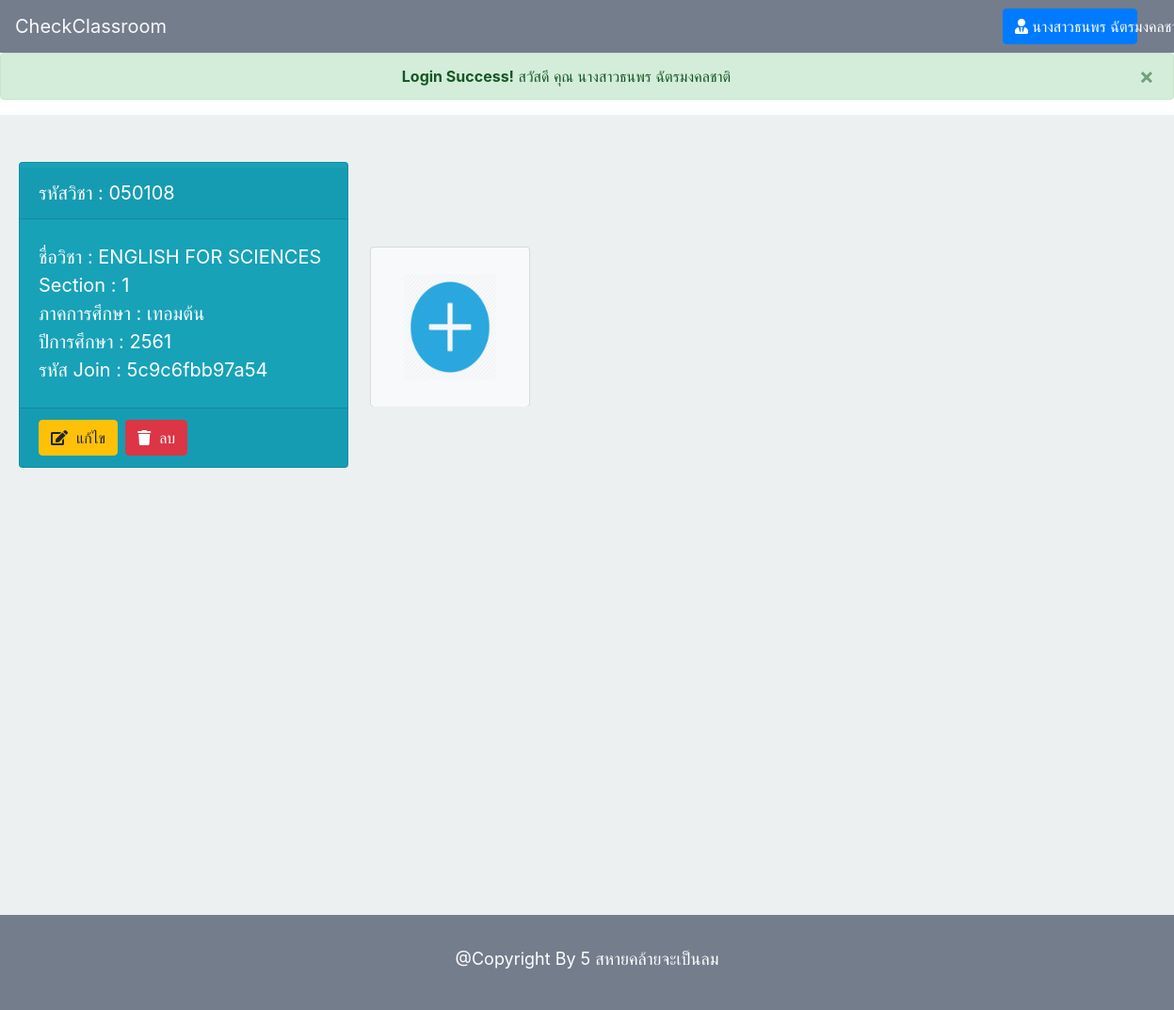
/admin/admin_home.php (signed in), run on the app's committed database.
### tables this page shows
CREATE TABLE `classroom` (
  `id` int(10) NOT NULL,
  `c_id` varchar(10) NOT NULL,
  `c_name` varchar(255) NOT NULL,
  `c_password` varchar(14) NOT NULL,
  `c_year` varchar(20) NOT NULL,
  `c_term` int(1) NOT NULL,
  `c_sec` int(3) NOT NULL,
  `l_username` varchar(30) NOT NULL,
  `t_username` varchar(50) DEFAULT NULL
);

### admin/admin_home.php (the view, shortened to what the rows shown need)
<?php
	include '../connect.php';
	$stmt4 = $pdo->prepare("SELECT * FROM ta WHERE t_username = ?");
	$stmt4->bindParam(1,$_SESSION["username"]);
	$stmt4->execute();
	while ($row4=$stmt4->fetch()) {
	 	$rowUser1["t_username"] = $row4["t_username"];
	 }
	$stmt2=$pdo->prepare("SELECT * FROM classroom  WHERE l_username = ? ");
	$stmt2->bindParam(1,$rowUser['l_username']);
	$stmt2->execute();
	$stmt5=$pdo->prepare("SELECT * FROM classroom  WHERE t_username = ? ");
	$stmt5->bindParam(1,$rowUser1['t_username']);
	$stmt5->execute();
	if (!empty($_SESSION['username']) && $_SESSION['permission'] == 1 || $_SESSION['permission'] == 2) { ?>
<!DOCTYPE html>
<html>
<head>
	<link rel="stylesheet" href="https://maxcdn.bootstrapcdn.com/bootstrap/4.0.0/css/bootstrap.min.css">
	<link rel="stylesheet" href="https://use.fontawesome.com/releases/v5.7.2/css/all.css">
	<link rel="stylesheet" type="text/css" href="../style.css">
</head>
<body>
	<div style="padding-top: 50px;padding-bottom: 50px;min-height: 850px;background-color: #ecf0f1;">
		<div class="form-inline d-flex " style="margin-left: 20px;">
			<?php if ($_SESSION['permission'] == 1) { ?>
				<?php while ($row2=$stmt2->fetch()) {?>
				<div class="card-deck my-2 my-lg-0 mr-sm-2 mb-4">
				<div class="card  bg-info zoomclass mb-4">
					<a id="detail_class.php?id=<?=$row2['id']?>" href="detail_class.php?id=<?=$row2['id']?>&c_id=<?=$row2['c_id']?>&c_sec=<?=$row2['c_sec']?>">
						<div class="card-header" style=" margin-top: 5px;">
							<p class="card-text text-white" style="font-size: 20px;"> รหัสวิชา : <?=$row2['c_id']?> </p>
						</div>
						<div class="card-body" style="margin-top: 5px;">
							<div class="from-group mr-sm-2">
								<p class="card-text text-white" style="font-size: 20px;"> ชื่อวิชา : <?=$row2['c_name']?> </p>
							</div>
							<div class="from-group mr-sm-2">
								<p class="card-text text-white" style="font-size: 20px;"> Section : <?=$row2['c_sec']?> </p>
							</div>
							<div class="from-group mr-sm-2">
							<?php if ($row2['c_term'] == 1) { ?>
								<p class="card-text text-white" style="font-size: 20px;"> ภาคการศึกษา : เทอมต้น </p>
							<?php } elseif ($row2['c_term'] == 2) { ?>
								<p class="card-text text-white" style="font-size: 20px;"> ภาคการศึกษา : เทอมปลาย </p>
							<?php } elseif ($row2['c_term'] == 3) { ?>
								<p class="card-text text-white" style="font-size: 20px;"> ภาคการศึกษา : ภาคฤดูร้อน </p>
							<?php } ?>
							</div>
							<div class="from-group mr-sm-2">
								<p class="card-text text-white" style="font-size: 20px;"> ปีการศึกษา : <?=$row2['c_year']?> </p>
							</div>
							<div class="from-group mr-sm-2">
								<p class="card-text text-white" style="font-size: 20px;"> รหัส Join : <?=$row2['c_password']?> </p>
							</div>
						</div>
					</a>
						<div class="card-footer" style="margin-top: 5px;">
							<div class="form-inline" style="text-align: left;">
								<button id="edit_class_button<?=$row2['id']?>" data-target="#edit_class?id=<?=$row2['id']?>" data-toggle="modal" class="btn btn-warning mr-sm-2"><i class="fas fa-edit"></i>&nbsp; แก้ไข </button>
								<button id="delete_class_button<?=$row2['id']?>" data-target="#delete_class?id=<?=$row2['id']?>" data-toggle="modal" class="btn btn-danger mr-sm-2"><i class="fas fa-trash"></i>&nbsp; ลบ </button>
							</div>
						</div>
				</div>
			</div>
			<form action="edit_class.php" method="post" >
			<div class="modal fade" id="edit_class?id=<?=$row2['id']?>" tabindex="-1" role="dialog" aria-labelledby="exampleModalLabel" aria-hidden="true">
				  <div class="modal-dialog modal-dialog-centered" role="document">
				    <div class="modal-content " style="box-shadow: 0px 0px 50px 25px #1e272e;">
				      <div class="modal-header">
				        <h3 class="modal-title" id="exampleModalLabel">Edit Class</h3>
				        <button type="button" class="close" data-dismiss="modal" aria-label="Close">
				          <span aria-hidden="true">&times;</span>
				        </button>
				      </div>
				      <div class="modal-body">
				      	<input type="hidden" name="id" class="form-control col-12"  value="<?=$row2['id']?>">
					     <div class="form-group mb-4">
					     	<label class="text-primary mb-2"> รหัสวิชา : </label>
					     	<input type="text" name="class_id" id="class_id<?=$row2['id']?>"  class="form-control col-12"  value="<?=$row2['c_id']?>">
					     </div>
					     <div class="form-group mb-4">
					     	<label class="text-primary mb-2"> ชื่อคลาส : </label>
					     	<input type="text" name="class_name" id="class_name<?=$row2['id']?>"  class="form-control col-12"  value="<?=$row2['c_name']?>">
					     </div>
					     <div class="form-group mb-4">
					     	<label class="text-primary mb-2"> ปีการศึกษา : </label>
					     	<input type="text" name="class_year" id="class_year<?=$row2['id']?>"  class="form-control col-12"  value="<?=$row2['c_year']?>">
					     </div>
					     <div class="form-group mb-4">
					     	<label class="text-primary mb-2"> ภาคการเรียน : </label>
					     	<input type="text" name="class_term" id="class_term<?=$row2['id']?>"  class="form-control col-12"  value="<?=$row2['c_term']?>">
					     </div>
					     <div class="form-group mb-4">
					     	<label class="text-primary mb-2"> รหัส Join คลาส : </label>
					     	<input type="text" name="class_password" id="class_password<?=$row2['id']?>"  class="form-control col-12" value="<?=$row2['c_password']?>">
					     </div>
					   </div>
				      <div class="modal-footer">
				        <button type="button" class="btn btn-secondary" data-dismiss="modal">Close</button>
				        <button type="submit" class="btn btn-primary" id="edit_class_submit<?=$row2['id']?>" name="edit_class_submit<?=$row2['id']?>"> แก้ไขคลาส </button>
				      </div>
				    </div>
				  </div>
				</div>
			</form>
			<form action="delete_class.php" method="post">
			<div class="modal fade" id="delete_class?id=<?=$row2['id']?>" tabindex="-1" role="dialog" aria-labelledby="exampleModalLabel" aria-hidden="true">
				  <div class="modal-dialog modal-dialog-centered" role="document">
				    <div class="modal-content " style="box-shadow: 0px 0px 50px 25px #1e272e;">
				      <div class="modal-header">
				        <h3 class="modal-title" id="exampleModalLabel">Delete Class</h3>
				        <button type="button" class="close" data-dismiss="modal" aria-label="Close">
				          <span aria-hidden="true">&times;</span>
				        </button>
				      </div>
				      <div class="modal-body">
				      	<input type="hidden" name="id" class="form-control col-12" required="" value="<?=$row2['id']?>">
					     <label class="text-dark" style="font-size: 20px;">คุณแน่ใจหรือไม่ ที่จะลบ : </label><br>
					     <label class="text-danger" style="font-size: 20px;"><?=$row2['c_id']?>&nbsp;<?=$row2['c_name']?> </label>
					   </div>
				      <div class="modal-footer">
				        <button type="button" class="btn btn-secondary" data-dismiss="modal">Close</button>
				        <button type="submit" class="btn btn-danger" id="delete_class_submit<?=$row2['id']?>"> ลบคลาส </button>
				      </div>
				    </div>
				  </div>
				</div>
			</form>
			<?php } ?>
		<?php } elseif ($_SESSION['permission'] == 2) { ?>
				<?php while ($row5=$stmt5->fetch()) {?>
				<div class="card-deck my-2 my-lg-0 mr-sm-2 mb-4">
				<div class="card  bg-info zoomclass mb-4">
					<a id="detail_class.php?id=<?=$row2['id']?>" href="detail_class.php?id=<?=$row5['id']?>&c_id=<?=$row5['c_id']?>&c_sec=<?=$row5['c_sec']?>">
						<div class="card-header" style=" margin-top: 5px;">
							<p class="card-text text-white" style="font-size: 20px;"> รหัสวิชา : <?=$row5['c_id']?> </p>
						</div>
						<div class="card-body" style="margin-top: 5px;">
							<div class="from-group mr-sm-2">
								<p class="card-text text-white" style="font-size: 20px;"> ชื่อวิชา : <?=$row5['c_name']?> </p>
							</div>
							<div class="from-group mr-sm-2">
								<p class="card-text text-white" style="font-size: 20px;"> Section : <?=$row5['c_sec']?> </p>
							</div>
							<div class="from-group mr-sm-2">
							<?php if ($row5['c_term'] == 1) { ?>
								<p class="card-text text-white" style="font-size: 20px;"> ภาคการศึกษา : เทอมต้น </p>
							<?php } elseif ($row5['c_term'] == 2) { ?>
								<p class="card-text text-white" style="font-size: 20px;"> ภาคการศึกษา : เทอมปลาย </p>
							<?php } elseif ($row5['c_term'] == 3) { ?>
								<p class="card-text text-white" style="font-size: 20px;"> ภาคการศึกษา : ภาคฤดูร้อน </p>
							<?php } ?>
							</div>
							<div class="from-group mr-sm-2">
								<p class="card-text text-white" style="font-size: 20px;"> ปีการศึกษา : <?=$row5['c_year']?> </p>
							</div>
							<div class="from-group mr-sm-2">
								<p class="card-text text-white" style="font-size: 20px;"> รหัส Join : <?=$row5['c_password']?> </p>
							</div>
						</div>
					</a>
						<div class="card-footer" style="margin-top: 5px;">
							<div class="form-inline" style="text-align: left;">
								<button id="edit_class_button<?=$row5['id']?>" data-target="#edit_class?id=<?=$row5['id']?>" data-toggle="modal" class="btn btn-warning mr-sm-2"><i class="fas fa-edit"></i>&nbsp; แก้ไข </button>
								<button id="delete_class_button<?=$row5['id']?>" data-target="#delete_class?id=<?=$row5['id']?>" data-toggle="modal" class="btn btn-danger mr-sm-2"><i class="fas fa-trash"></i>&nbsp; ลบ </button>
							</div>
						</div>
				</div>
			</div>
			<?php } ?>
			<?php } ?>
		</div>
	</div>
</body>
</html>
	<?php } else {
		setcookie('wrong_login',1,time()+10,'/');
		echo "<script type='text/javascript'> window.location.href = '../index.php';</script>";
	} ?>

### data on the page
classroom: c "050108", c_name "ENGLISH FOR SCIENCES", c_sec "1", c_term "ภาคการศึกษา : เทอมต้น", c_year "2561", c_password "5c9c6fbb97a54"

### other printed values
$rowName1["t_name"] "นางสาวธนพร…"
$rowName1['t_name'] "นางสาวธนพร ฉัตรมงคลชาติ"
